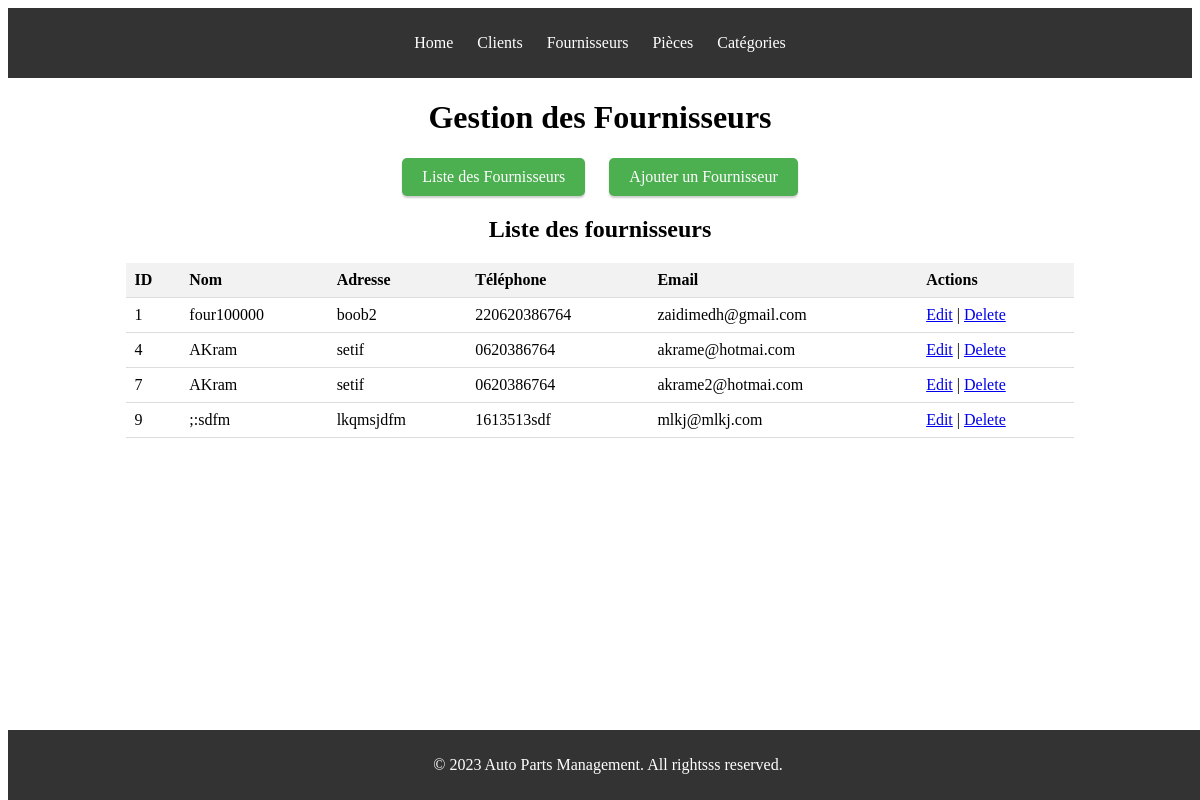
Screenshot of /fournisseur.php with the database file from the repository.
### tables this page shows
CREATE TABLE `Fournisseur` (
  `ID_Fournisseur` int NOT NULL,
  `Nom` varchar(100) DEFAULT NULL,
  `Adresse` varchar(255) DEFAULT NULL,
  `Téléphone` varchar(20) DEFAULT NULL,
  `Email` varchar(100) DEFAULT NULL
);

### www/crud/crud_fournisseur/fr_read.php (called while the page is built, shortened)
<?php
function getAllFournisseurs() {
    $db = getDbConnection();
    $stmt = $db->query("SELECT * FROM `Fournisseur`");
    return $stmt->fetchAll(PDO::FETCH_ASSOC);
}
?>

### www/list_fournisseur.php (the view, shortened to what this page needs)
<?php
include './crud/crud_fournisseur/fr_read.php';
echo "<body id='client-page'>";
echo "<div class='content-wrapper'>";
echo "<h2>Liste des fournisseurs</h2>";
echo "<table>";
echo "<tr><th>ID</th><th>Nom</th><th>Adresse</th><th>Téléphone</th><th>Email</th><th>Actions</th></tr>";
$fournisseurs = getAllFournisseurs();
foreach ($fournisseurs as $fournisseur) {
    echo "<tr>";
    echo "<td>" . $fournisseur['ID_Fournisseur'] . "</td>";
    echo "<td>" . $fournisseur['Nom'] . "</td>";
    echo "<td>" . $fournisseur['Adresse'] . "</td>";
    echo "<td>" . $fournisseur['Téléphone'] . "</td>";
    echo "<td>" . $fournisseur['Email'] . "</td>";
    echo "<td><a href='edit_fournisseur.php?id=" . $fournisseur['ID_Fournisseur'] . "'>Edit</a> | ";
    echo "<a href='./crud/crud_fournisseur/fr_delete.php?id=" . $fournisseur['ID_Fournisseur'] . "'>Delete</a></td>";
    echo "</tr>";
}
echo "</table>";
echo "</div>";
echo "</body>";
?>

### www/css/style.css (style rules this page uses)
#client-page .content-wrapper { text-align: center; margin: 0 auto; }
#client-page table { width: 80%; margin: 0 auto; border-collapse: collapse; }
#client-page th, #client-page td { padding: 8px; text-align: left; border-bottom: 1px solid #ddd; }
#client-page th { background-color: #f2f2f2; }

### www/css/headerFooter_style.css (style rules this page uses)
header { background-color: #333; color: white; padding: 10px 0; text-align: center; }
header nav ul { list-style: none; padding: 0; }
header nav ul li { display: inline; margin: 0 10px; }
header nav ul li a { color: white; text-decoration: none; }
footer { background-color: #333; color: white; text-align: center; padding: 10px 0; position: absolute; bottom: 0; width: 100%; }

### rows the page displays
fournisseur: ID_Fournisseur "1", Nom "four100000", Adresse "boob2", Téléphone "220620386764", Email "zaidimedh@gmail.com"
fournisseur: ID_Fournisseur "4", Nom "AKram", Adresse "setif", Téléphone "0620386764", Email "akrame@hotmai.com"
fournisseur: ID_Fournisseur "7", Nom "AKram", Adresse "setif", Téléphone "0620386764", Email "akrame2@hotmai.com"
fournisseur: ID_Fournisseur "9", Nom ";:sdfm", Adresse "lkqmsjdfm", Téléphone "1613513sdf", Email "mlkj@mlkj.com"
